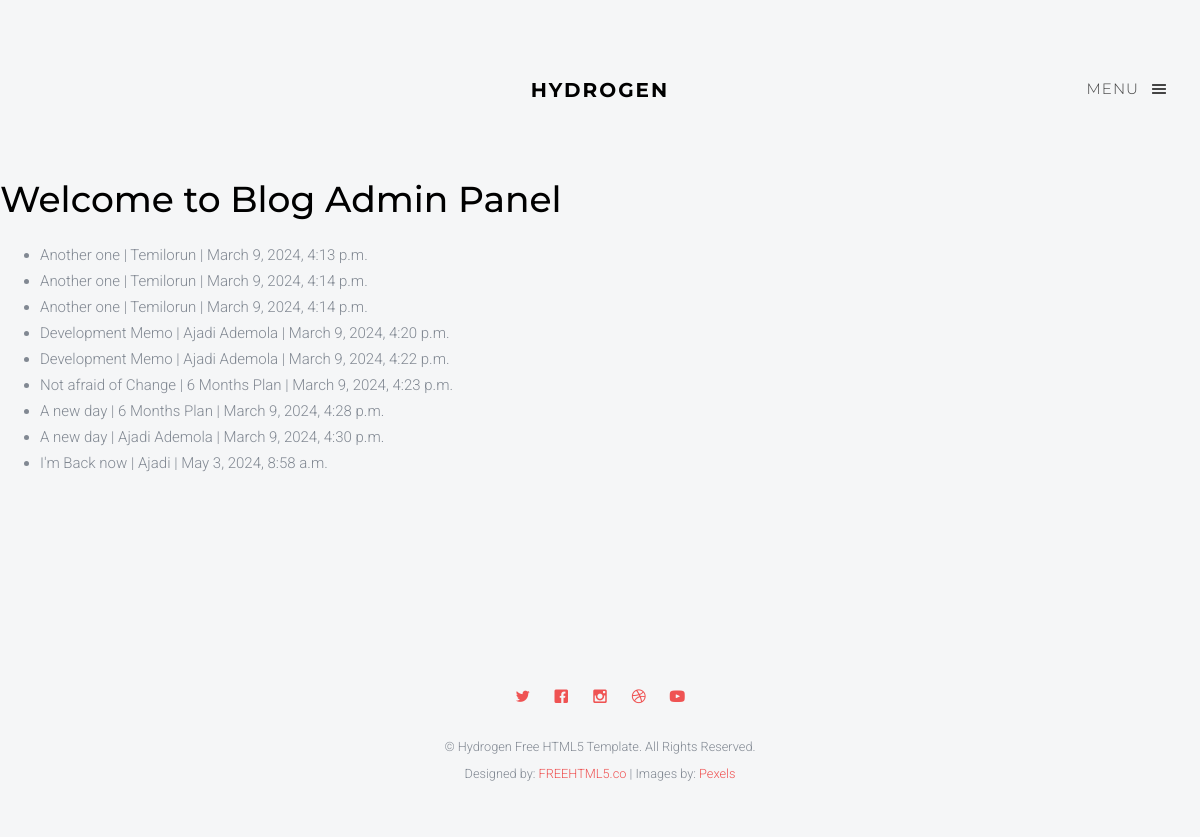
/comments.html, run on an earlier commit of the app's database.
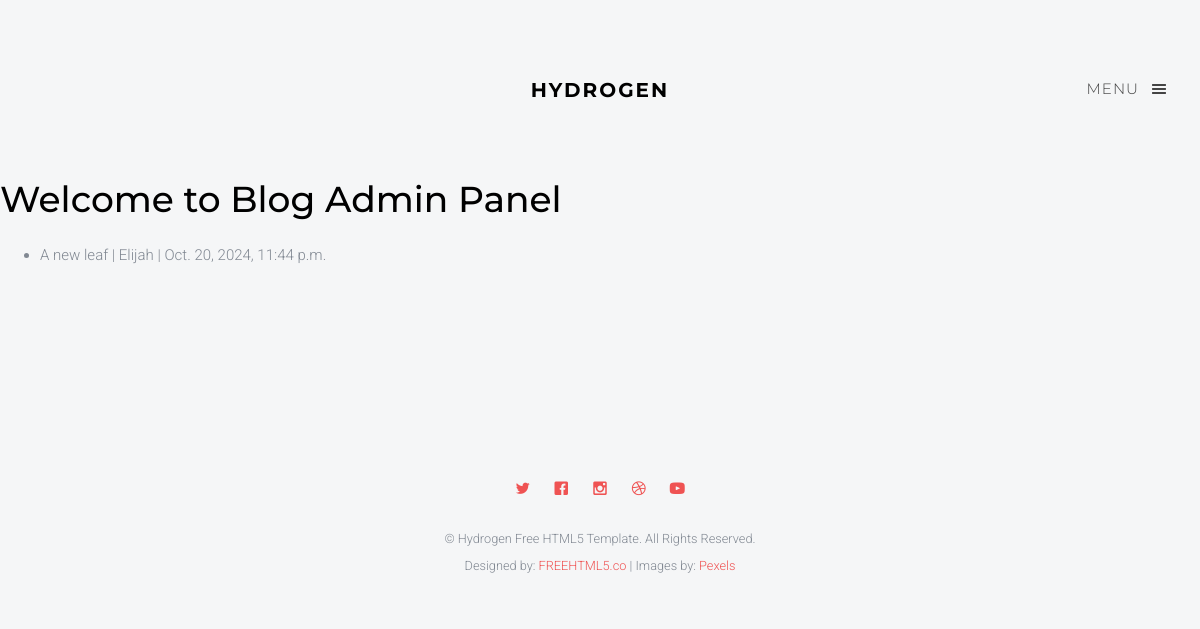
And on a later commit of the database.
### personal/models.py (models this page shows, shortened)
class Comment(models.Model):
    post = models.ForeignKey(Post, on_delete=models.CASCADE, related_name='comments')
    name = models.CharField(max_length=250)
    body = models.TextField()
    date_added = models.DateTimeField(auto_now_add=True)

class Post(models.Model):
    options = (
        ('draft', 'Draft'),
        ('published', 'Published'),
    )
    title = models.CharField(max_length=250)
    slug = models.SlugField(max_length=250)
    author = models.ForeignKey(User, on_delete=models.CASCADE, related_name='blog_posts')
    category = models.ForeignKey(Category, on_delete=models.CASCADE, null=True)
    description = models.CharField(max_length=300)
    image = models.ImageField(upload_to='pics/', null=True, blank=True)
    img_desc = models.CharField(max_length=300)
    publish = models.DateTimeField(default=timezone.now)
    content = RichTextField()
    tags = models.ForeignKey(Tags, on_delete=models.CASCADE, null=True)
    status = models.CharField(max_length=10, choices=options, default='draft')
    class Meta:
        ordering = ('-publish',)
    def __str__(self):
        return self.title

### personal/views.py (the view)
# urls.py: path('comments.html', views.comments_list, name='comments_list'),
def comments_list(request):
    comments = Comment.objects.all()
    return render(request, 'comments.html', {'comments': comments})

### Templates/comments.html (shortened to what this page needs)
{% load static %}
<!DOCTYPE html>
 <html class="no-js">
	<head>
	<link rel="stylesheet" href="{% static 'css/animate.css' %}">
	<link rel="stylesheet" href="{% static 'css/icomoon.css' %}">
	<link rel="stylesheet" href="{% static 'css/magnific-popup.css'%}">
	<link rel="stylesheet" href="{% static 'css/salvattore.css'%}">
	<link rel="stylesheet" href="{% static 'css/style.css'%}">
	</head>
	<body>
	<header id="fh5co-header" role="banner">
		<div class="container">
			<div class="row">
				<div class="col-md-12">
					<a href="#" class="fh5co-menu-btn js-fh5co-menu-btn">Menu <i class="icon-menu"></i></a>
					<a class="navbar-brand" href="blog.html">Hydrogen</a>
				</div>
			</div>
		</div>
	</header>
	<div id="fh5co-main">
		<p><h1>Welcome to Blog Admin Panel</h1></p>
        <ul>
            {% for comments in comments %}
            <li>{{comments.post}} | {{ comments.name }} | {{ comments.date_added }}</li>
            {% endfor %}
        </ul>
	</div>
	<footer id="fh5co-footer">
        <div class="container">
			<div class="row row-padded">
				<div class="col-md-12 text-center">
					<p class="fh5co-social-icons">
						<a href="#"></a>
						<a href="#"></a>
					</p>
				</div>
			</div>
		</div>
		<div class="container">
			<div class="row row-padded">
				<div class="col-md-12 text-center">
					<p class="fh5co-social-icons">
						<a href="#"><i class="icon-twitter"></i></a>
						<a href="#"><i class="icon-facebook"></i></a>
						<a href="#"><i class="icon-instagram"></i></a>
						<a href="#"><i class="icon-dribbble"></i></a>
						<a href="#"><i class="icon-youtube"></i></a>
					</p>
					<p><small>&copy; Hydrogen Free HTML5 Template. All Rights Reserved. <br>Designed by: <a href="http://freehtml5.co/" target="_blank">FREEHTML5.co</a> | Images by: <a href="http://pexels.com" target="_blank">Pexels</a> </small></p>
				</div>
			</div>
		</div>
	</footer>
	</body>
</html>

### static/css/icomoon.css (style rules this page uses)
[class^="icon-"], [class*=" icon-"] { font-family: 'icomoon'; speak: none; font-style: normal; font-weight: normal; font-variant: normal; text-transform: none; line-height: 1; -webkit-font-smoothing: antialiased; -moz-osx-font-smoothing: grayscale; }
.icon-menu:before { content: "\e6e0"; }
.icon-dribbble:before { content: "\e765"; }
.icon-facebook:before { content: "\e767"; }
.icon-instagram:before { content: "\e76f"; }
.icon-twitter:before { content: "\e77c"; }
.icon-youtube:before { content: "\e780"; }

What changed in the data, as far as the page shows it:
removed Comment: post "Another one", name "Temilorun", date_added "March 9, 2024, 4:13 p.m."
removed Comment: post "Another one", name "Temilorun", date_added "March 9, 2024, 4:14 p.m."
removed Comment: post "Another one", name "Temilorun", date_added "March 9, 2024, 4:14 p.m."
removed Comment: post "Development Memo", name "Ajadi Ademola", date_added "March 9, 2024, 4:20 p.m."
removed Comment: post "Development Memo", name "Ajadi Ademola", date_added "March 9, 2024, 4:22 p.m."
removed Comment: post "Not afraid of Change", name "6 Months Plan", date_added "March 9, 2024, 4:23 p.m."
removed Comment: post "A new day", name "6 Months Plan", date_added "March 9, 2024, 4:28 p.m."
removed Comment: post "A new day", name "Ajadi Ademola", date_added "March 9, 2024, 4:30 p.m."
removed Comment: post "I'm Back now", name "Ajadi", date_added "May 3, 2024, 8:58 a.m."
added Comment: post "A new leaf", name "Elijah", date_added "Oct. 20, 2024, 11:44 p.m."
